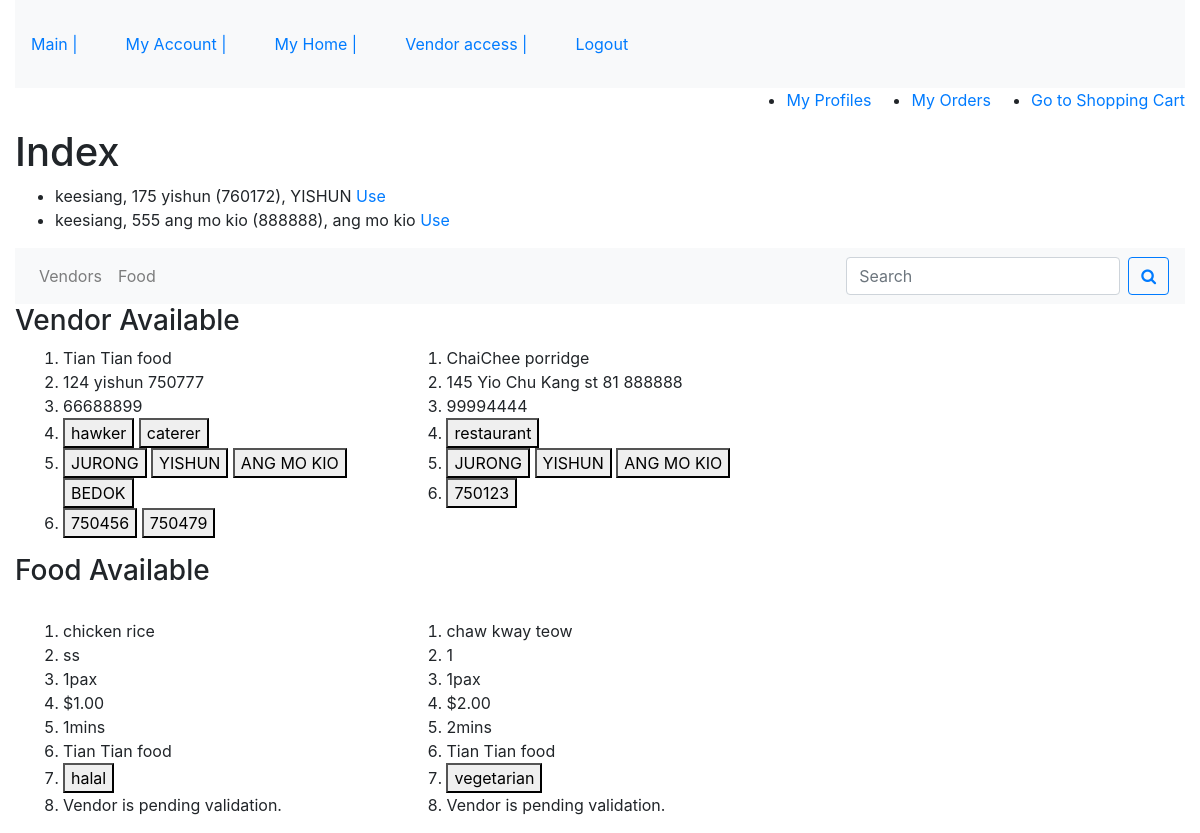
/index/ (signed in), run on an earlier commit of the app's database.
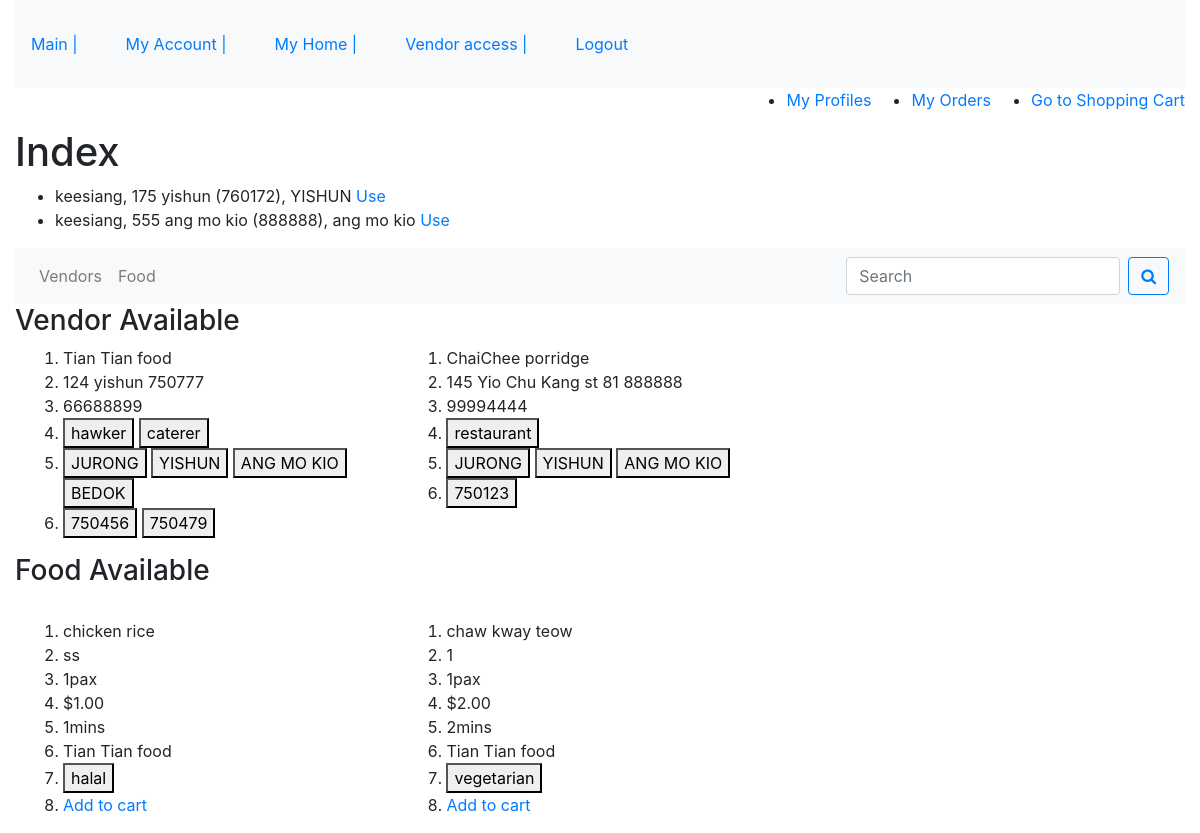
And on a later commit of the database.
### buyer/models.py (models this page shows)
class Buyer(models.Model):
    town = models.CharField(max_length=100, null=True, blank=False)
    postal_code = models.PositiveIntegerField(null=False, blank=False)
    block = models.PositiveSmallIntegerField( null=False, blank=False)
    street = models.CharField(max_length=254, null=False, blank=False)
    date_joined = models.DateTimeField(auto_now_add=True)
    contact = models.PositiveIntegerField(validators=[MinValueValidator(10000000), MaxValueValidator(99999999)], null=False, blank=False)
    user = models.ForeignKey(User, null=True, on_delete=models.SET_NULL)
    def __str__(self):
        return '%s, %s %s (%s), %s' % (self.user.username, self.block, self.street, self.postal_code, self.town)

### vendor/models.py (models this page shows)
class Vendor(models.Model):
    category = models.ManyToManyField(Category)
    postal_code = models.PositiveIntegerField( null=False, blank=False)
    name = models.CharField( max_length=100, null=False, blank=False)
    block = models.PositiveSmallIntegerField( null=False, blank=False)
    street = models.CharField(max_length=254, null=False, blank=False)
    contact = models.PositiveIntegerField(validators=[MinValueValidator(10000000), MaxValueValidator(99999999)], null=False, blank=False)
    date_joined = models.DateTimeField(auto_now_add=True)
    user = models.ForeignKey(User, null=True, on_delete=models.SET_NULL)
    user_contact = models.PositiveIntegerField(validators=[MinValueValidator(10000000), MaxValueValidator(99999999)], null=False, blank=False)
    license_number = models.CharField(max_length=10, null=False, blank=False)
    license_check = models.BooleanField(default=False)
    photo_url=models.URLField(max_length=1024, null=True, blank=True)
    vendordeliverytown = models.ManyToManyField(VendorDeliveryTown)
    vendordeliverypostal = models.ManyToManyField(VendorDeliveryPostal)
    def __str__(self):
        return self.name

class Category(models.Model):
    title = models.CharField(max_length=100, null=False, blank=False)
    def __str__(self):
        return self.title

class VendorDeliveryTown(models.Model):
    town = models.CharField( max_length=100, null=False, blank=False)
    def __str__(self):
        return str(self.town)

class VendorDeliveryPostal(models.Model):
    postal_code = models.PositiveIntegerField( null=False, blank=False)
    def __str__(self):
        return str(self.postal_code)

### food/models.py (models this page shows)
class Food(models.Model):
    vendor = models.ForeignKey(Vendor, null=False, blank=False, on_delete=models.CASCADE)
    tag = models.ManyToManyField(Tag)
    title = models.CharField(max_length=100, null=False, blank=False)
    description = models.TextField(null=False, blank=False)
    portion = models.PositiveSmallIntegerField( validators=[MinValueValidator(1), MaxValueValidator(99)] , default=1, null=False, blank=False )
    price = models.DecimalField(max_digits=8, decimal_places=2, null=False, blank=False)
    date_posted = models.DateTimeField(auto_now_add=True)
    date_edited = models.DateTimeField(auto_now_add=True)
    delivery_time = models.DecimalField(max_digits=3, decimal_places=0, null=False, blank=False)
    image = ImageField(blank=True, manual_crop="")
    def __str__(self):
        return self.title

class Tag(models.Model):
    title = models.CharField(max_length=100, null=False, blank=False)
    def __str__(self):
        return self.title

### buyer/views.py (the view)
# urls.py: path('index/', buyer.views.index, name='index_route'),
@login_required
def index(request):
    buyer_profiles = Buyer.objects.all().filter(user=request.user)
    default_buyer_object = Buyer.objects.all().filter(user=request.user)[:1]
    for i in default_buyer_object:
        default_buyer_id = i.id
    buyer_town = Buyer.objects.get(id=default_buyer_id).town
    buyer_postal = Buyer.objects.get(id=default_buyer_id).postal_code
    vendor_available_base_queries = Q(vendordeliverytown__town=buyer_town) | Q(vendordeliverypostal__postal_code__exact=buyer_postal)
    food_available_base_queries = Q(vendor__vendordeliverytown__town=buyer_town) | Q(vendor__vendordeliverypostal__postal_code__exact=buyer_postal)
    vendor_available = Vendor.objects.filter(vendor_available_base_queries).distinct()
    food_available = Food.objects.filter(food_available_base_queries).distinct()
    return render(request, 'buyer/buyer_index_page.html', {
        "buyer_profiles": buyer_profiles,
        "vendor_available": vendor_available,
        "food_available": food_available,
        "buyer_id": default_buyer_id
    })

### buyer/templates/buyer/buyer_index_page.html (shortened to what this page needs)
{% extends 'base_template.html' %}
{% load static %}
{%block css%}
<link rel="stylesheet" href="{% static 'buyer_home_page.css' %}">
{%endblock%}
{%block content%}
<nav style="display:flex; justify-content: flex-end;">
    <ul>
        <li> <a href="{% url 'show_buyer_profiles_route' %}"> My Profiles </a> </li>
    </ul>
    <ul>
        <li> <a href="{% url 'view_order_history_route' %}"> My Orders </a> </li>
    </ul>
    <ul>
        <li> <a href="{% url 'view_cart_route' %}" target="_blank"> Go to Shopping Cart </a> </li>
    </ul>
</nav>
<h1> Index </h1>
<div>
    <ul>
        {%for i in buyer_profiles %}
        <li> {{i}} <a href="{% url 'index_by_profile_route' buyer_id=i.id %}"> Use </a> </li>
        {%endfor%}
    </ul>
</div>
<nav class="navbar navbar-expand-lg navbar-light bg-light">
  <div class="collapse navbar-collapse" id="navbarSupportedContent">
    <ul class="navbar-nav mr-auto">
      <li class="nav-item dropdown">
        <a class="nav-link" href="#" id="VendorDropdown" role="button" data-toggle="dropdown" aria-haspopup="true" aria-expanded="false">
          Vendors
        </a>
      </li>
      <li class="nav-item dropdown">
        <a class="nav-link" href="#" id="FoodDropdown" role="button" data-toggle="dropdown" aria-haspopup="true" aria-expanded="false">
          Food
        </a>
      </li>
    </ul>
    <form class="form-inline my-2 my-lg-0" method="GET" action="{% url 'index_by_profile_route' buyer_id=buyer_id %}">
      <input class="form-control mr-sm-2" type="text" name="search" placeholder="Search" aria-label="Search">
      <button class="btn btn-outline-primary my-2 my-sm-0" type="submit">
        <i class="fa fa-search"></i>
      </button>
    </form>
  </div>
</nav>
<h3> Vendor Available </h3>
<div class="vendor-display">
    {%for i in vendor_available %}
    <div>
        <ol>
            <li> {{i}} </li>
            <li> {{i.block}} {{i.street}} {{i.postal_code}} </li>
            <li> {{i.contact}} </li>
            <li> {%for j in i.category.all %} <button>{{j}}</button> {%endfor%}</li>
            <li> {%for j in i.vendordeliverytown.all %} <button>{{j}}</button> {%endfor%}</li>
            <li> {%for j in i.vendordeliverypostal.all %} <button>{{j}}</button> {%endfor%}</li>
        </ol>
    </div>
    {%endfor%}
</div>
<h3> Food Available </h3>
<div class="food-display">
{%for i in food_available %}
    <div>
        <ol>
        <li> {{i}} </li>
        <li> {{i.description}} </li>
        <li> {{i.portion}}pax </li>
        <li> ${{i.price}} </li>
        <li> {{i.delivery_time}}mins </li>
        <li> {{i.vendor.name}}</li>
        <li> {%for j in i.tag.all %} <button> {{j}} </button> {%endfor%} </li>
        {% if i.vendor.license_check %}
        <li> <a href="{% url 'add_to_cart_route' buyer_id=buyer_id food_id=i.id %}"> Add to cart</a>
        {% else %}
        <li> Vendor is pending validation. </li>
        {%endif%}
        </ol>
    </div>
{%endfor%}
</div>
{%endblock%}

### templates/base_template.html (shortened to what this page needs)
{% load static %}
<!doctype html>
<html lang="en">
  <head>
    <link rel="stylesheet" href="https://stackpath.bootstrapcdn.com/font-awesome/4.7.0/css/font-awesome.min.css">
    <link rel="stylesheet" href="https://stackpath.bootstrapcdn.com/bootstrap/4.4.1/css/bootstrap.min.css">
    <link rel="stylesheet" href="{% static 'style.css' %}">
    {% block css %} {%endblock%}
  </head>
  <body>
    <header class="container-fluid">
        <nav class="navbar navbar-expand-lg navbar-light bg-light py-3">
            <div class="collapse navbar-collapse" id="navbarSupportedContent">
                <ul class="navbar-nav">
            {%if request.user.is_authenticated %}
                <li class="nav-item mr-5 my-3 "> <a href="{% url 'view_home_route' %}" >Main |</a> </li>
                <li class="nav-item mr-5 my-3 "> <a href="{% url 'view_account_route' %}" >My Account |</a> </li>
                <li class="nav-item mr-5 my-3 "> <a href="{% url 'index_route' %}"> My Home |</a> </li>
                <li class="nav-item mr-5 my-3"> <a href="{% url 'view_vendor_profiles_route' %}"> Vendor access |</a> </li>
                <li class="nav-item mr-5 my-3"> <a href="{% url 'account_logout' %}" > Logout</a> </li>
            {%else%}
                <li class="nav-item mr-5 my-3"> <a href="{% url 'account_signup' %}">Register</a> </li>
                <li class="nav-item mr-5 my-3"> <a href="{% url 'create_vendor_route' %}"> Vendor Apply </a> </li>
                <li class="nav-item mr-5 my-3"> <a href="{% url 'account_login' %}" >Login</a> </li>
            {%endif%}
                </ul>
            </div>
        </nav>
    </header>
    <div class="container-fluid">
    {%block content%} {%endblock%}
    </div>
  </body>
</html>

### static/style.css (style rules this page uses)
body { background-color:white; }

### static/buyer_home_page.css (style rules this page uses)
.vendor-display { display:flex; flex-wrap:wrap; padding: 0 4px; }
.vendor-display div { flex:25%; max-width:25%; padding: 0 4px; }
.food-display { display:flex; flex-wrap:wrap; padding: 0 4px; }
.food-display div { flex:25%; max-width:25%; padding: 0 4px; }
@media screen and (max-width:1440px) { .food-display div { flex: 33%; max-width: 33%; } }
@media screen and (max-width:1440px) { .vendor-display div { flex: 33%; max-width: 33%; } }

What changed in the data, as far as the page shows it:
changed Vendor "Tian Tian food": license_check False → True (drawn)
computed for Food "chicken rice": text "Vendor is pending validation." → "Add to cart"
computed for Food "chaw kway teow": text "Vendor is pending validation." → "Add to cart"
